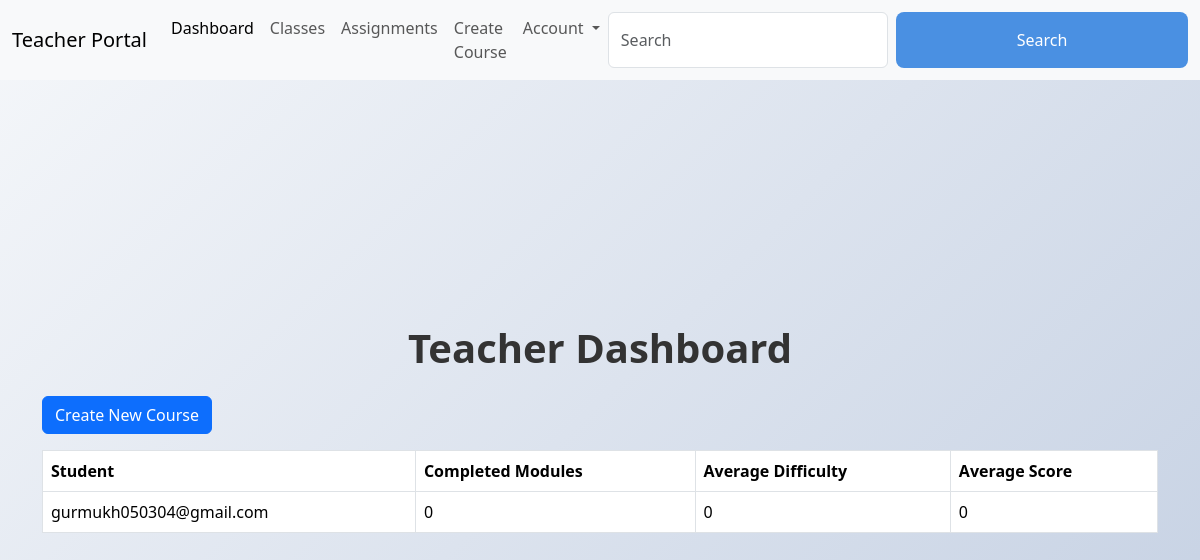
The page /dashboard (signed in) on the database as committed earlier.
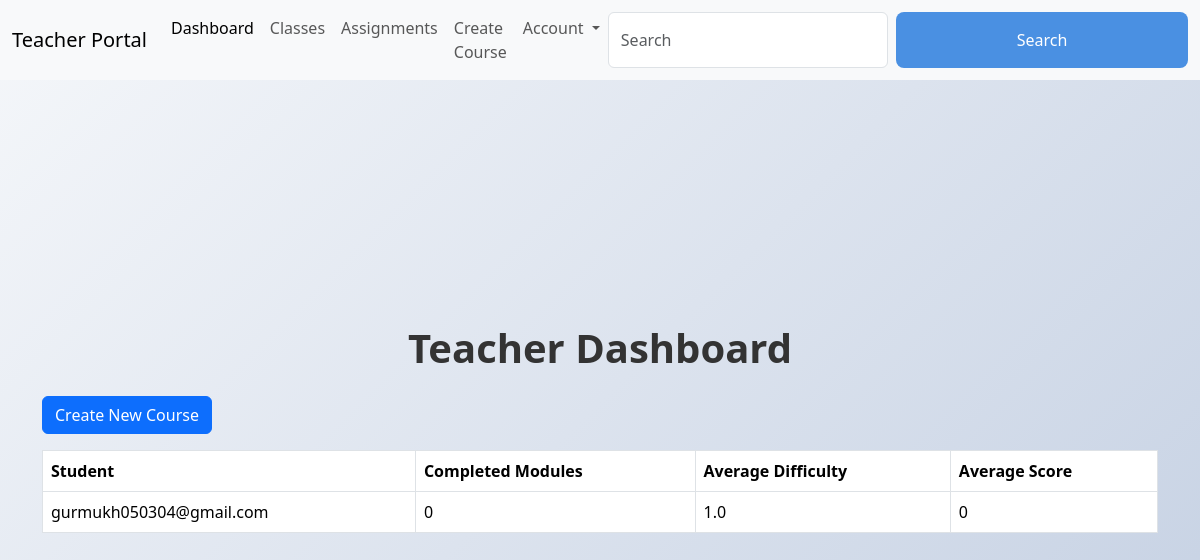
The same page on the database as committed later.
### app.py (models this page shows, shortened)
class User(UserMixin, db.Model):
    __tablename__ = 'users'
    username = db.Column(db.String(80), primary_key=True)
    password = db.Column(db.String(120), nullable=False)
    user_type = db.Column(db.String(20), nullable=False)

### app.py (the view)
@app.route('/dashboard')
@login_required
def dashboard():
    if current_user.user_type == 'student':
        has_progress = StudentModuleProgress.query.filter_by(student_username=current_user.username).first()
        if not has_progress:
            return redirect(url_for('enroll_courses'))
        subjects = Subject.query.all()
        progress = {}
        for subject_obj in subjects:  # Iterate through Subject objects
            chapters = Chapter.query.filter_by(subject_id=subject_obj.subject_id).all()
            total_modules = sum(len(Module.query.filter_by(chapter_id=chapter.chapter_id).all()) for chapter in chapters)
            completed_modules = sum(1 for chapter in chapters for module in Module.query.filter_by(chapter_id=chapter.chapter_id).all()
                                    for progress_entry in StudentModuleProgress.query.filter_by(student_username=current_user.username, module_id=module.module_id, completed=True).all())
            progress[subject_obj.subject_name] = (completed_modules, total_modules) if total_modules > 0 else (0, 1)
        return render_template('student_dashboard.html', progress=progress, subjects=subjects) # Pass the subjects list
    else:  # teacher
        students = User.query.filter_by(user_type='student').all()
        student_data = []
        for student in students:
            completed_modules = StudentModuleProgress.query.filter_by(student_username=student.username, completed=True).count()
            modules = StudentModuleProgress.query.filter_by(student_username=student.username).all()
            avg_difficulty = sum(p.current_difficulty for p in modules) / len(modules) if modules else 0
            test_attempts = db.session.query(db.func.avg(TestAttempt.score)).filter_by(student_username=student.username).scalar() or 0
            student_data.append({
                'username': student.username,
                'completed_modules': completed_modules,
                'avg_difficulty': round(avg_difficulty, 2),
                'avg_score': round(test_attempts, 2)
            })
        return render_template('teacher_dashboard.html', student_data=student_data)

### app.py (called while the page is built)
@login_manager.user_loader
def load_user(username):
    return User.query.get(username)

@app.context_processor
def utility_processor():
    def url_for_static(route):
        return url_for('static', filename=route)
    return {
        'url_for_static': url_for_static
    }

### templates/teacher_dashboard.html (shortened to what this page needs)
<!DOCTYPE html>
<html lang="en">
<head>
    <link rel="stylesheet" href="{{ url_for('static', filename='bootstrap.min.css') }}">
    <link rel="stylesheet" href="{{ url_for('static', filename='style.css') }}">
</head>
<body>
    <nav class="navbar navbar-expand-lg bg-body-tertiary fixed-top">
        <div class="container-fluid">
            <a class="navbar-brand" href="#">Teacher Portal</a>
            <div class="collapse navbar-collapse" id="navbarSupportedContent">
                <ul class="navbar-nav me-auto mb-2 mb-lg-0">
                    <li class="nav-item">
                        <a class="nav-link active" aria-current="page" href="{{ url_for('dashboard') }}">Dashboard</a>
                    </li>
                    <li class="nav-item">
                        <a class="nav-link" href="#">Classes</a>
                    </li>
                    <li class="nav-item">
                        <a class="nav-link" href="#">Assignments</a>
                    </li>
                    <li class="nav-item">
                        <a class="nav-link" href="{{ url_for('create_course') }}">Create Course</a>
                    </li>
                    <li class="nav-item dropdown">
                        <a class="nav-link dropdown-toggle" href="#" role="button" data-bs-toggle="dropdown" aria-expanded="false">
                            Account
                        </a>
                    </li>
                </ul>
                <form class="d-flex" role="search">
                    <input class="form-control me-2" type="search" placeholder="Search" aria-label="Search">
                    <button class="btn btn-outline-success" type="submit">Search</button>
                </form>
            </div>
        </div>
    </nav>
    <div class="container mt-5">
        <h1 class="mt-4">Teacher Dashboard</h1>
        <a href="{{ url_for('create_course') }}" class="btn btn-primary mb-3">Create New Course</a>
        <table class="table table-bordered">
            <thead>
                <tr>
                    <th>Student</th>
                    <th>Completed Modules</th>
                    <th>Average Difficulty</th>
                    <th>Average Score</th>
                </tr>
            </thead>
            <tbody>
                {% for student in student_data %}
                <tr>
                    <td>{{ student.username }}</td>
                    <td>{{ student.completed_modules }}</td>
                    <td>{{ student.avg_difficulty }}</td>
                    <td>{{ student.avg_score }}</td>
                </tr>
                {% endfor %}
            </tbody>
        </table>
    </div>
</body>
</html>

Rows that differ between the two databases and show on the page:
changed User "gurmukh050304@gmail.com": avg_difficulty "0" → "1.0"
